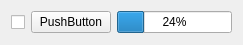
<?xml version="1.0" encoding="UTF-8"?>
<ui version="4.0">
 <class>Node</class>
 <widget class="QWidget" name="Node">
  <property name="geometry">
   <rect>
    <x>0</x>
    <y>0</y>
    <width>243</width>
    <height>45</height>
   </rect>
  </property>
  <property name="maximumSize">
   <size>
    <width>250</width>
    <height>45</height>
   </size>
  </property>
  <property name="windowTitle">
   <string>Form</string>
  </property>
  <layout class="QHBoxLayout" name="horizontalLayout">
   <item>
    <widget class="QCheckBox" name="enabledBox">
     <property name="text">
      <string/>
     </property>
    </widget>
   </item>
   <item>
    <widget class="QPushButton" name="button">
     <property name="text">
      <string>PushButton</string>
     </property>
    </widget>
   </item>
   <item>
    <widget class="QProgressBar" name="usageBar">
     <property name="value">
      <number>24</number>
     </property>
    </widget>
   </item>
  </layout>
 </widget>
 <resources/>
 <connections>
  <connection>
   <sender>button</sender>
   <signal>clicked()</signal>
   <receiver>Node</receiver>
   <slot>showInfo()</slot>
   <hints>
    <hint type="sourcelabel">
     <x>83</x>
     <y>22</y>
    </hint>
    <hint type="destinationlabel">
     <x>121</x>
     <y>22</y>
    </hint>
   </hints>
  </connection>
 </connections>
 <slots>
  <slot>showInfo()</slot>
 </slots>
</ui>
